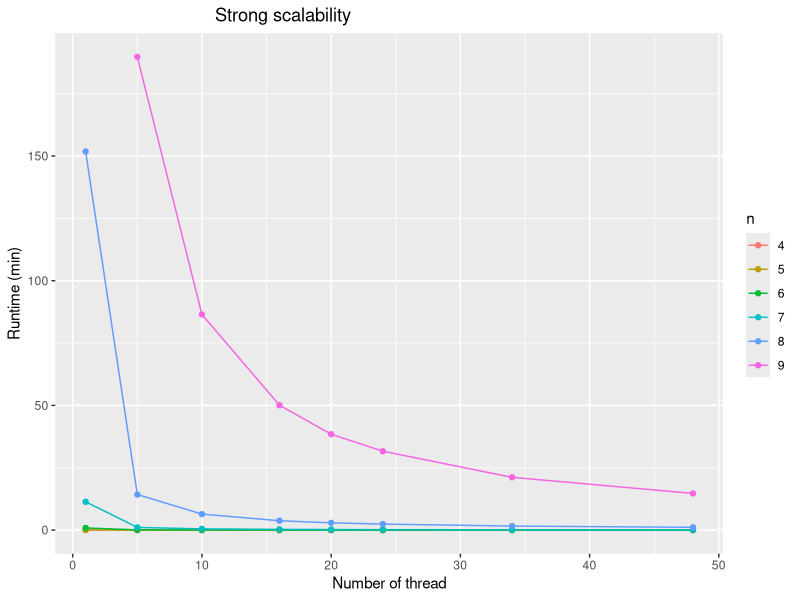
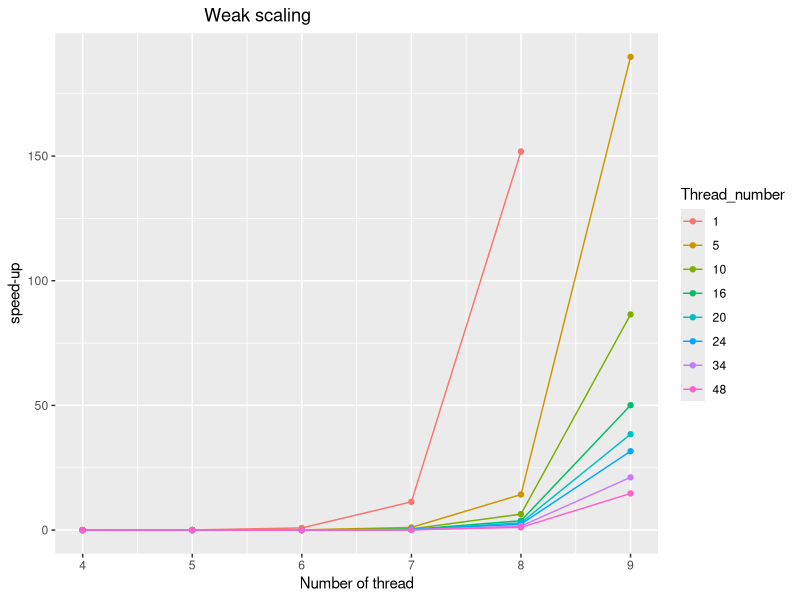
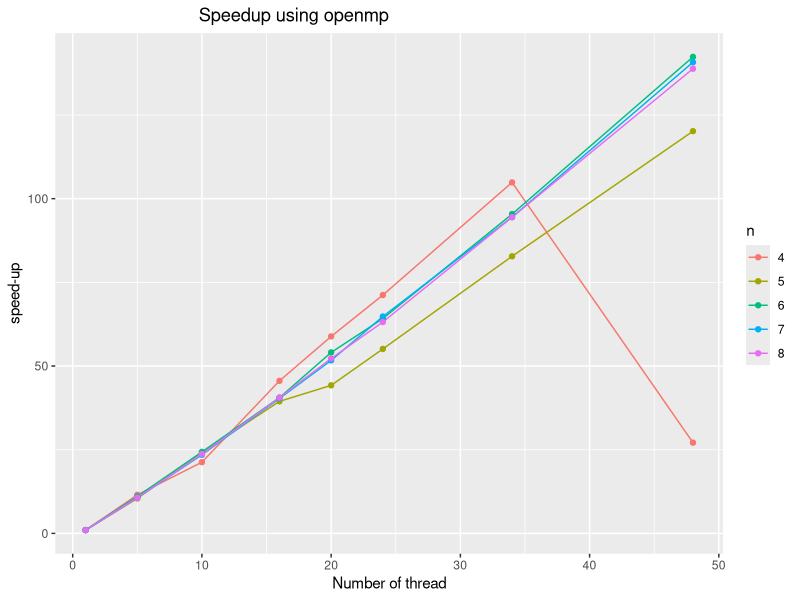
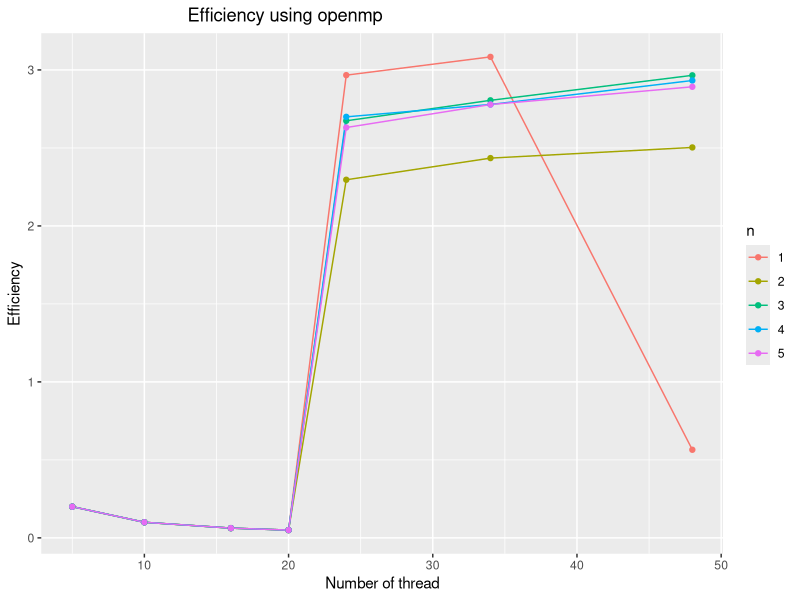
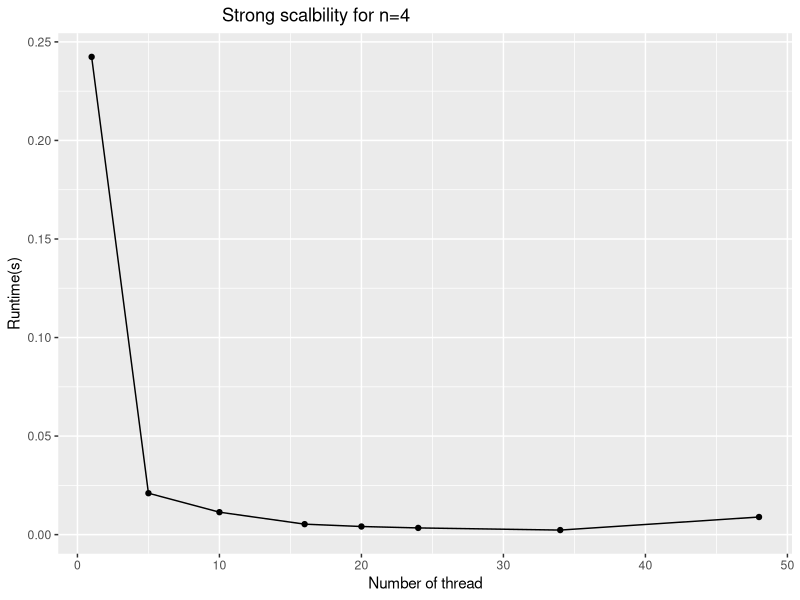
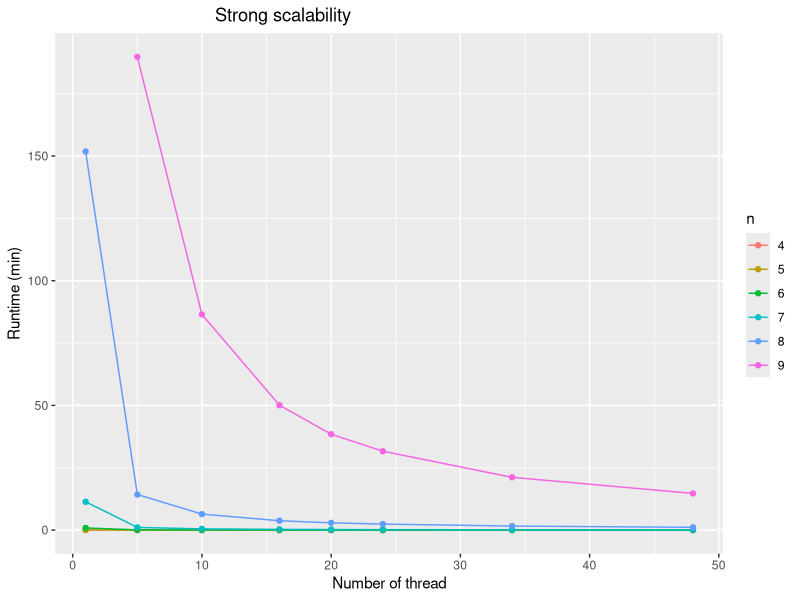
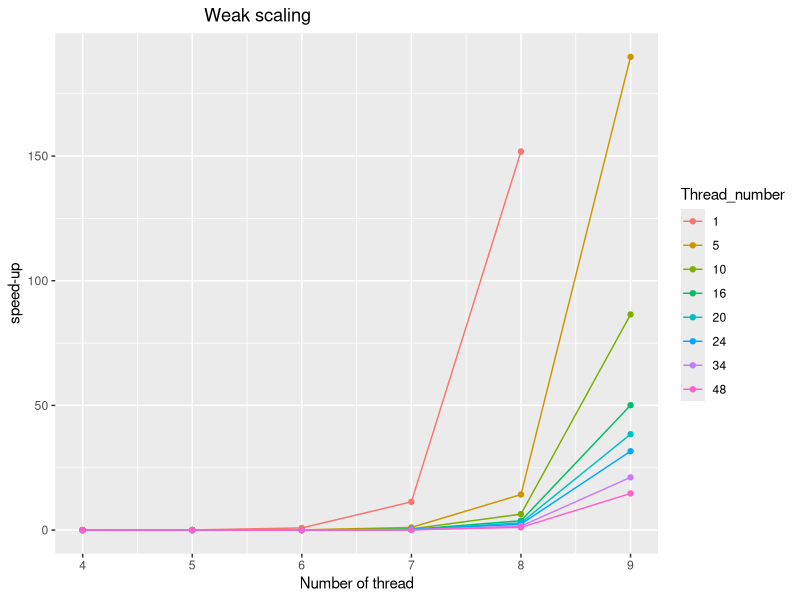
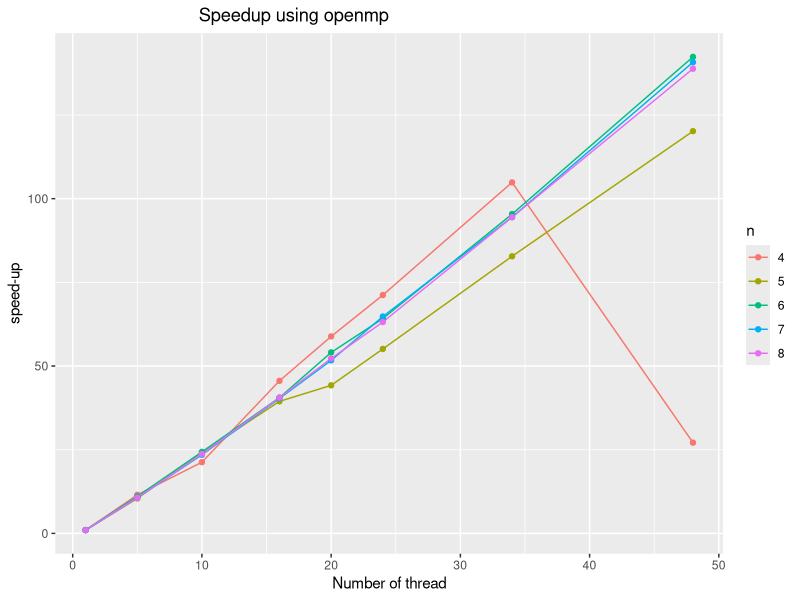

Write the R code that produced these figures, in order.
library(tidyverse)
library(tibble)


result<-read.csv("reslopenmp.csv.txt", header = FALSE,sep=";") 
result%>%rename(Thread_number=V1, n=V2, walltime=V3)-> result
result$Thread_number<- as.integer(result$Thread_number)
result$n <- as.integer(result$n)
result$walltime <- as.numeric(result$walltime) 


# strong Scaling :
#1- Fixe the problem size
#2- measure how solution time decrease with more processor 

re<-result
re$walltime<-as.numeric(re$walltime)/60

re$n <-as.factor(re$n)
p<-ggplot(data=re)+
  geom_line(mapping = aes(Thread_number,walltime, color=n))+
  geom_point(mapping = aes(Thread_number,walltime, color=n))+
  labs(x="Number of thread", y= "Runtime (min)", title = "Strong scalability")+
  theme(plot.title = element_text(hjust = 0.3))
p
ggsave(p, filename = "strongscalability.png")


# weak scaling 

# 1- fixe the problem size per core, 
#2- measure if the solution time remain unchange with large problem(more processor)
re<-result
re$walltime<-as.numeric(re$walltime)/60
re$Thread_number<- as.factor(as.integer(re$Thread_number))


p<-ggplot(data=re)+
  geom_line(mapping = aes(n,walltime, color=Thread_number))+
  geom_point(mapping = aes(n,walltime, color=Thread_number))+
  labs(x="Number of thread", y= "speed-up", title = "Weak scaling")+
  theme(plot.title = element_text(hjust = 0.3))
p

ggsave(p, filename = "weakscaling.png")



# speed up
# since we was unable to get the time execution for n=9 using 1 thread,
# we will discard the problem size 9

result<-filter(result, n!=9)

resu<-filter(result, result$Thread_number==1)
resu1<-filter(result, result$Thread_number==5)
resu2<-filter(result, result$Thread_number==10)
resu3<-filter(result, result$Thread_number==16)
resu4<-filter(result, result$Thread_number==20)
rsul<-filter(result, result$Thread_number==24)
rsul1<-filter(result, result$Thread_number==34)
rsul2<-filter(result, result$Thread_number==48)

# speed-up
resu<-mutate(resu,speed=resu$walltime/resu$walltime)
resu1<-mutate(resu1,speed=resu$walltime/resu1$walltime)
resu2<-mutate(resu2,speed=resu$walltime/resu2$walltime)
resu3<-mutate(resu3,speed=resu$walltime/resu3$walltime)
resu4<-mutate(resu4,speed=resu$walltime/resu4$walltime)
rsul<-mutate(rsul,speed=resu$walltime/rsul$walltime)
rsul1<-mutate(rsul1,speed=resu$walltime/rsul1$walltime)
rsul2<-mutate(rsul2,speed=resu$walltime/rsul2$walltime)


# efficiency 

resu<-mutate(resu,Efficiency=resu$speed/resu$Thread_number)
resu1<-mutate(resu1,Efficiency=resu$speed/resu1$Thread_number)
resu2<-mutate(resu2,Efficiency=resu$speed/resu2$Thread_number)
resu3<-mutate(resu3,Efficiency=resu$speed/resu3$Thread_number)
resu4<-mutate(resu4,Efficiency=resu$speed/resu4$Thread_number)
rsul<-mutate(rsul,Efficiency=rsul$speed/rsul$Thread_number)
rsul1<-mutate(rsul1,Efficiency=rsul1$speed/rsul1$Thread_number)
rsul2<-mutate(rsul2,Efficiency=rsul2$speed/rsul2$Thread_number)

total <- rbind(resu,resu1,resu2,resu3,resu4, rsul,rsul1,rsul2)



total$Thread_number <-as.numeric(total$Thread_number)
total$n <-as.factor(total$n)
p<-ggplot(data=total)+
  geom_line(mapping = aes(Thread_number,speed, color=n))+
  geom_point(mapping = aes(Thread_number,speed, color=n))+
  labs(x="Number of thread", y= "speed-up", title = "Speedup using openmp")+
  theme(plot.title = element_text(hjust = 0.3))
p
ggsave(p,filename = "speedupopenmp.png")

total$n<-as.integer(total$n)
total<-filter(total,Thread_number>1)
total$n <-as.factor(total$n)

view(total)

p<-ggplot(data=total)+
  geom_line(mapping = aes(Thread_number,Efficiency, color=n))+
  geom_point(mapping = aes(Thread_number,Efficiency, color=n))+
  labs(x="Number of thread", y= "Efficiency", title = "Efficiency using openmp")+
  theme(plot.title = element_text(hjust = 0.3))

p
ggsave(p,filename = "efficientypopenmp.png")

l<-filter(result,result$n==4)
p<-ggplot(data=l)+
  geom_line(mapping = aes(Thread_number,walltime))+
  geom_point(mapping = aes(Thread_number,walltime))+
  labs(x="Number of thread", y= "Runtime(s)", title = "Strong scalbility for n=4")+
  theme(plot.title = element_text(hjust = 0.3))

p 
ggsave(p,filename = "strongscalabilityfor_4.png")
